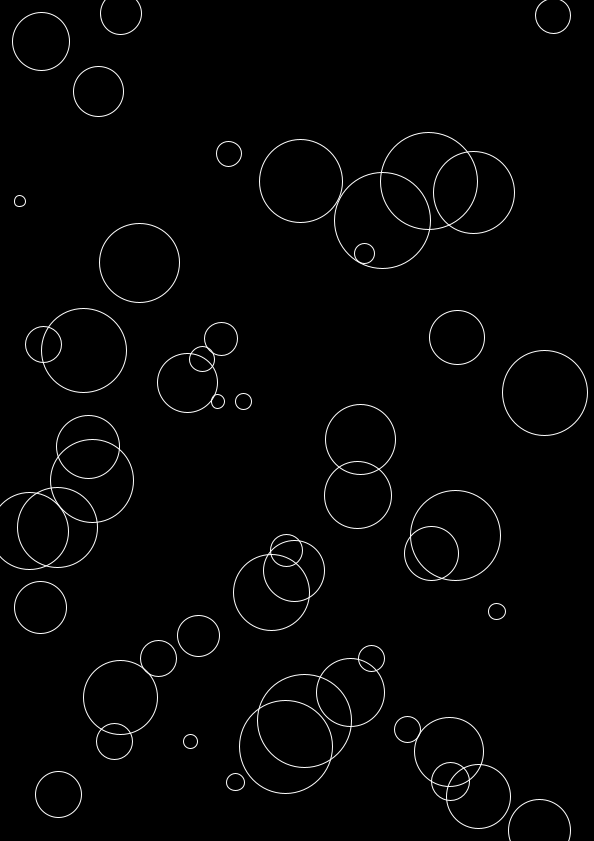
Frame 1 (no input)
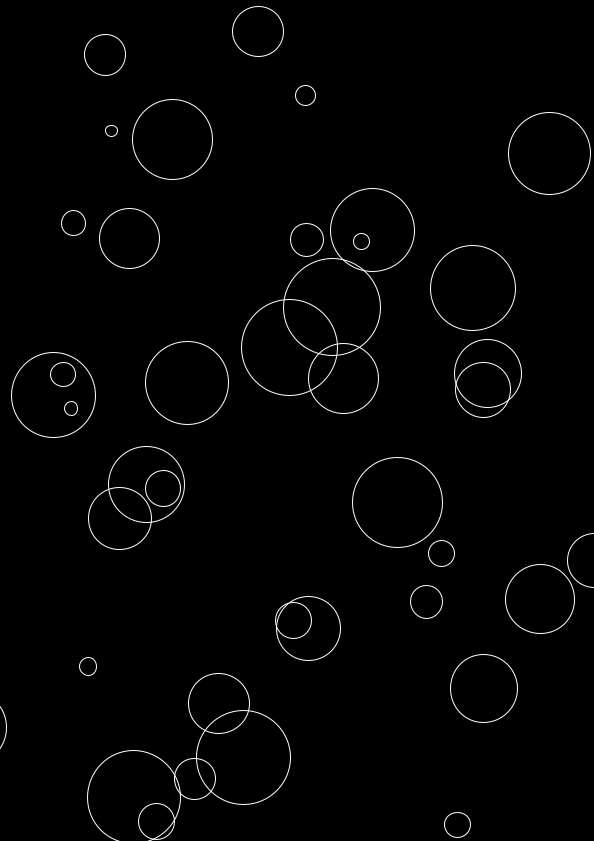
Frame 60 (the mouse pressed at the canvas centre just before this capture)
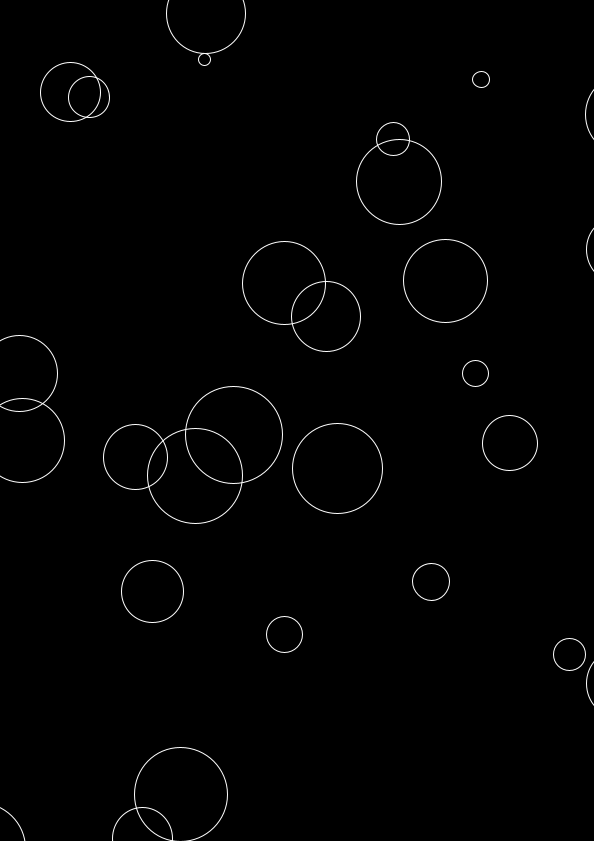
Frame 120 (the mouse held since frame 60 and released just before this capture)

The Processing sketch that drew these frames (run headless with seeded random() and noise(); from frame 60 on, the mouse is pressed at the canvas centre):

// Processing sketch: example_171010c
// ── example_171010c.pde
ArrayList<Element> elementList;

int numberOfElements = 50;

void setup() {
  size(594, 841);

  elementList = new ArrayList<Element>();

  for (int i=0; i<numberOfElements; i++) {
    // We now pass a fourth and fifth argument: an xSpeed and a ySpeed.
    Element e = new Element(
      random(width), 
      random(height), 
      random(10, 100), 
      random(-3, 3), 
      random(-3, 3)
      );

    elementList.add(e);
  }
}

void draw() {
  background(0);

  for (Element e : elementList) {
    // We now also call each Element's update method on every frame.
    e.update();
    e.display();
  }
}

class Element {
  // We add some fields: an xSpeed and a ySpeed.
  float x, y, s, xSpeed, ySpeed;

  // Our constructor now takes five parameters.
  Element(float startX, float startY, float startSize, float startXSpeed, float startYSpeed) {
    this.x = startX;
    this.y = startY;
    this.s = startSize;
    this.xSpeed = startXSpeed;
    this.ySpeed = startYSpeed;
  }

  void update() {
    this.x += this.xSpeed;
    this.y += this.ySpeed;
  }

  void display() {
    stroke(255);
    noFill();
    ellipse(x, y, s, s);
  }
}
